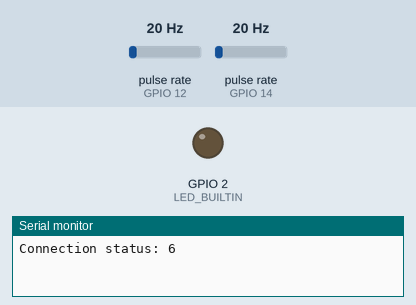
Recording of a program running on a simulated ESP8266 (NodeMCU). Parts: output pins drawn as LEDs (lit = HIGH, except the on-board LED, lit = LOW), the last lines printed to the serial monitor. Wiring (inferred from the names in the program): 2 × pulse sensor: data GPIO 12 / data GPIO 14. The inputs (shaded band) are chosen by the test bench; at power-on: pulse rate (sensors on GPIO 12, GPIO 14) 20 Hz. WiFi joins after 1.5 s; servers stay silent unless stated; no MQTT or app messages arrive unless stated.

Above: at 0.1 s.
At 2.1 s:
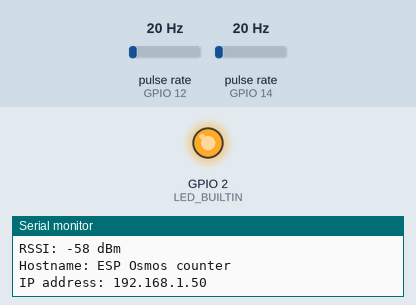
Timing chart, 0 to 3.6 s (numbered marks = the images above):
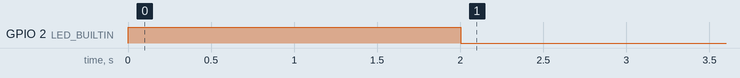

The program:

main.cpp
```cpp
#include <ArduinoOTA.h>
#include <Arduino.h>
#include <ArduinoJson.h>
#include <PubSubClient.h>
#include <ESP8266WiFi.h>

WiFiClient espClient;
PubSubClient client(espClient);

// WI-Fi settings
const char *ssid = "my-fi";
const char *password = "my-fipass";
// domoticz
const char *mqtt_server = "192.168.10.100";
#define TOPIC "domoticz/in"
int in_idx = 4;
int clean_idx = 5;
// sensors
const uint8_t INC_FLOW = 12;
const uint8_t OUT_FLOW = 14;

volatile float flowInput = 0.0;  // объем входящего потока
volatile float flowOutput = 0.0; // объем чистой воды на выходе из осмоса
const float IN_RATIO = 1780.0;   // 1780 (кол-во тактов на 1л) * 2 для CHANGE
const float OUT_RATIO = 1715.0;  // 1715 (кол-во тактов на 1л) *2 для CHANGE

const uint32_t sendPeriod = 1 * 60 * 1000; // 1 минута

void wifiConnect();
void initOTA();
void mqttconnect();
void run();
void sendData();
void incFlow();
void outFlow();

// Setup
void setup()
{
  Serial.begin(115200);
  pinMode(LED_BUILTIN, OUTPUT);
  pinMode(INC_FLOW, INPUT);
  pinMode(OUT_FLOW, INPUT);
  attachInterrupt(digitalPinToInterrupt(INC_FLOW), incFlow, CHANGE);
  attachInterrupt(digitalPinToInterrupt(OUT_FLOW), outFlow, CHANGE);
  wifiConnect();
  initOTA();
  client.setServer(mqtt_server, 1883);
}
// Loop
void loop()
{
  wifiConnect();
  ArduinoOTA.handle();
  if (!client.connected())
  {
    mqttconnect();
  }
  client.loop();
  run();
}

// Инициализация OTA
void initOTA()
{
  ArduinoOTA.setPassword("100500");
  ArduinoOTA.setPort(8266);
  ArduinoOTA.begin();
}

// Wi-Fi
void wifiConnect()
{
  if (WiFi.status() == WL_CONNECTED)
  {
    return;
  }

  WiFi.hostname("ESP Osmos counter");
  WiFi.mode(WIFI_STA);
  WiFi.begin(ssid, password);
  Serial.printf("Connection status: %d\n", WiFi.status());
  while (WiFi.status() != WL_CONNECTED)
  {
    uint32_t uptime = millis();
    // restart ESP if could not connect during 5 minutes
    if (WiFi.status() != WL_CONNECTED && (uptime > 1000 * 60 * 5))
    {
      ESP.restart();
    }
    digitalWrite(LED_BUILTIN, HIGH);
    delay(1000);
    Serial.print(".");
    digitalWrite(LED_BUILTIN, LOW);
  }

  Serial.printf("\nConnection status: %d\n", WiFi.status());
  Serial.printf("SSID: %s\n", WiFi.SSID().c_str());
  Serial.printf("RSSI: %d dBm\n", WiFi.RSSI());
  Serial.printf("Hostname: %s\n", WiFi.hostname().c_str());
  Serial.print("IP address: ");
  Serial.println(WiFi.localIP());
}

void mqttconnect()
{
  while (!client.connected())
  {
    if (client.connect("waterCalc"))
    {
      client.subscribe(TOPIC);
    }
    else
    {
      Serial.print("Connection to MQTT server failed, status code = ");
      Serial.print(client.state());
      Serial.println(" try again in 5 seconds...");
      delay(5000);
    }
  }
}

// Main function
void run()
{
  static uint32_t sendDelay;
  if (millis() - sendDelay <= sendPeriod)
  {
    return;
  }
  Serial.print("in: ");
  Serial.print(flowInput);
  Serial.print(" ");
  Serial.print(flowInput / IN_RATIO);
  Serial.print(" out: ");
  Serial.print(flowOutput);
  Serial.print(" ");
  Serial.println(flowOutput / IN_RATIO);
  sendDelay = millis();
  sendData();
}

// Отправка данных
void sendData()
{
  float in = flowInput / IN_RATIO;
  float out = flowOutput / OUT_RATIO;
  String in_str = "{\"idx\":" + String(in_idx) + ",\"svalue\":\"" + String(in) + "\"}";
  if (client.publish("domoticz/in", in_str.c_str()))
  {
    flowInput = 0.0;
  }
  String clean_str = "{\"idx\":" + String(clean_idx) + ",\"svalue\":\"" + String(out) + "\"}";
  if (client.publish("domoticz/in", clean_str.c_str()))
  {
    flowOutput = 0.0;
  }
}

// считывание данных входящего потока
ICACHE_RAM_ATTR void incFlow()
{
  flowInput++;
}

// считывание данных исходящего потока
ICACHE_RAM_ATTR void outFlow()
{
  flowOutput++;
}
```
